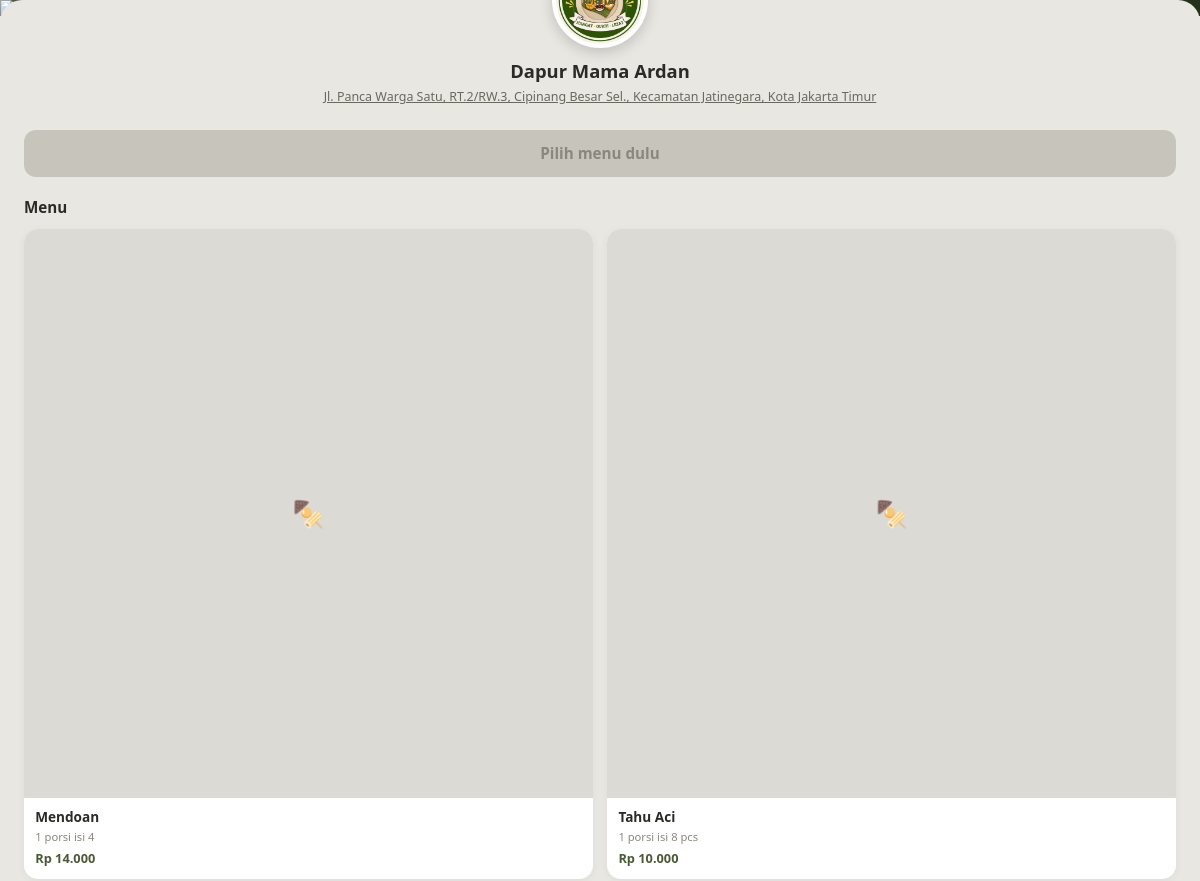
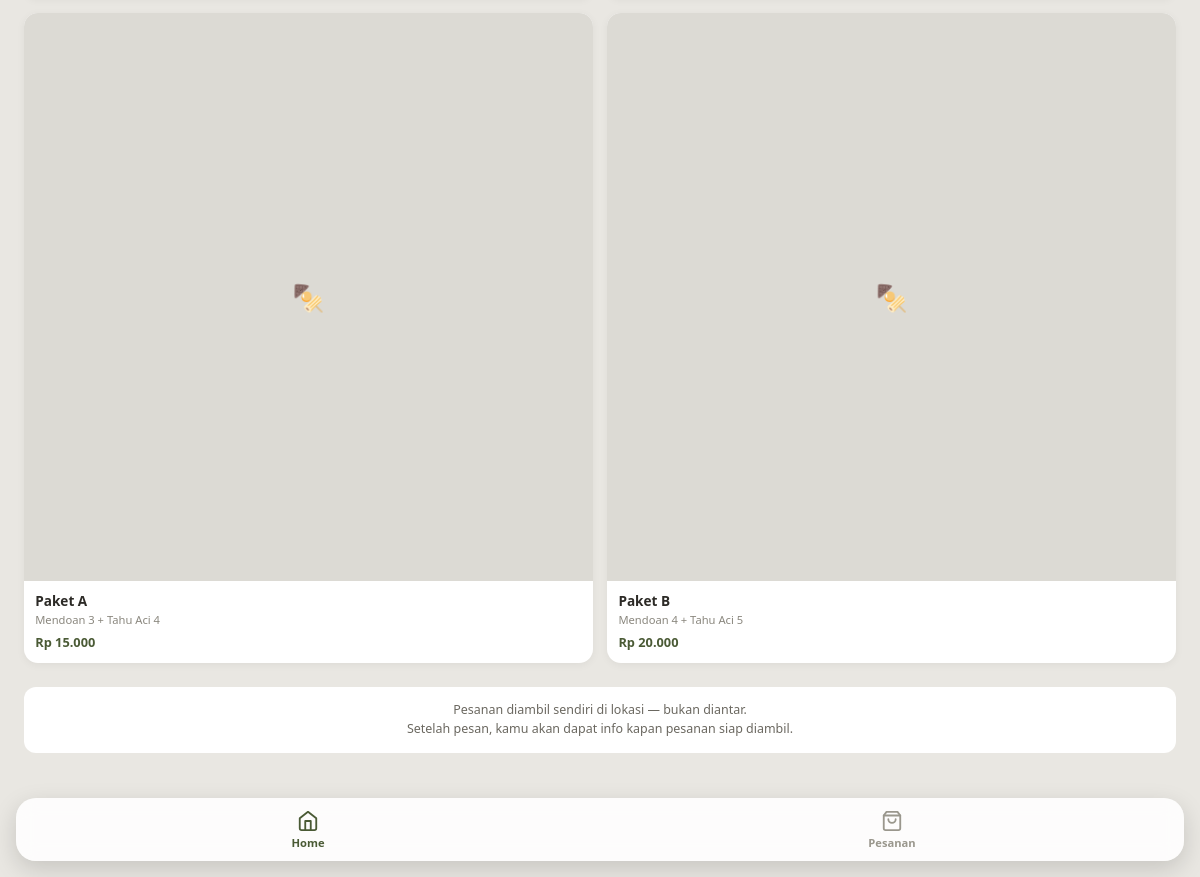
The app's page /user/index.php with its own data (2 pictures, top to bottom).
### tables this page shows
CREATE TABLE products (
    id INT AUTO_INCREMENT PRIMARY KEY,
    nama_produk VARCHAR(100) NOT NULL,
    deskripsi VARCHAR(255),
    harga INT NOT NULL,
    is_paket BOOLEAN DEFAULT FALSE,
    aktif BOOLEAN DEFAULT TRUE,       
    created_at TIMESTAMP DEFAULT CURRENT_TIMESTAMP
);

### user/index.php (the view, shortened to what this page needs)
<?php
require_once __DIR__ . '/../config/database.php';
$products = $koneksi->query('SELECT * FROM products WHERE aktif = 1 ORDER BY is_paket ASC, id ASC')
                     ->fetch_all(MYSQLI_ASSOC);
$namaUsaha = 'Dapur Mama Ardan';
$alamatUsaha = 'Jl. Panca Warga Satu, RT.2/RW.3, Cipinang Besar Sel., Kecamatan Jatinegara, Kota Jakarta Timur';
$linkMaps = 'https://maps.app.goo.gl/zbN4LM6BwwtwjgbW7';
?>
<!DOCTYPE html>
<html lang="id">
<head>
</head>
<body>
    <div class="hero">
    </div>
    <div class="content-sheet">
        <div class="logo-wrap">
            <div class="logo-circle">M&amp;TA</div>
        </div>
        <div class="business-info">
            <div class="business-name"><?= htmlspecialchars($namaUsaha) ?></div>
            <div class="business-address">
                <a href="<?= htmlspecialchars($linkMaps) ?>" target="_blank" style="color:inherit;text-decoration:underline;">
                    <?= htmlspecialchars($alamatUsaha) ?>
                </a>
            </div>
        </div>
        <div class="cta-wrap">
            <a href="checkout.php" id="btnPesan" class="btn-cta disabled">Pilih menu dulu</a>
        </div>
        <div class="menu-section">
            <div class="menu-heading">Menu</div>
            <div class="menu-grid">
                <?php foreach ($products as $p): ?>
                    <div class="menu-card" data-id="<?= $p['id'] ?>" data-harga="<?= $p['harga'] ?>">
                        <div class="menu-photo">
                            <?php if (!empty($p['foto'])): ?>
                                <img src="assets/img/<?= htmlspecialchars($p['foto']) ?>" alt="<?= htmlspecialchars($p['nama_produk']) ?>">
                            <?php else: ?>
                                🍢
                            <?php endif; ?>
                        </div>
                        <div class="menu-card-body">
                            <div class="menu-card-name"><?= htmlspecialchars($p['nama_produk']) ?></div>
                            <div class="menu-card-desc"><?= htmlspecialchars($p['deskripsi']) ?></div>
                            <div class="menu-card-price">Rp <?= number_format($p['harga'], 0, ',', '.') ?></div>
                        </div>
                    </div>
                <?php endforeach; ?>
            </div>
        </div>
        <div class="info-note">
            Pesanan diambil sendiri di lokasi &mdash; bukan diantar.<br>
            Setelah pesan, kamu akan dapat info kapan pesanan siap diambil.
        </div>
    </div>
    <nav class="bottom-nav">
        <a href="index.php" class="nav-item active">
            <svg width="22" height="22" viewBox="0 0 24 24" fill="none" stroke="currentColor" stroke-width="2" stroke-linecap="round" stroke-linejoin="round"><path d="M3 9l9-7 9 7v11a2 2 0 0 1-2 2H5a2 2 0 0 1-2-2z"/><polyline points="9 22 9 12 15 12 15 22"/></svg>
            Home
        </a>
        <a href="riwayat.php" class="nav-item">
            <svg width="22" height="22" viewBox="0 0 24 24" fill="none" stroke="currentColor" stroke-width="2" stroke-linecap="round" stroke-linejoin="round"><path d="M6 2L3 6v14a2 2 0 0 0 2 2h14a2 2 0 0 0 2-2V6l-3-4z"/><line x1="3" y1="6" x2="21" y2="6"/><path d="M16 10a4 4 0 0 1-8 0"/></svg>
            Pesanan
        </a>
    </nav>
</body>
</html>

### user/index.php (style rules this page uses)
* { box-sizing: border-box; margin: 0; padding: 0; }
body { font-family: system-ui, -apple-system, sans-serif; background: #e9e7e2; color: #2c2a26; padding-bottom: 100px; }
.hero { position: fixed; top: 0; left: 0; right: 0; z-index: 0; line-height: 0; background: linear-gradient(135deg, #4a5a35 0%, #2e3a20 55%, #24301a 100%); }
.content-sheet { position: relative; z-index: 1; background: #e9e7e2; border-radius: 22px 22px 0 0; margin-top: 220px; padding-top: 22px; }
.logo-wrap { position: relative; z-index: 2; display: flex; justify-content: center; margin-top: -70px; }
.logo-circle { width: 96px; height: 96px; border-radius: 50%; background: #fff url('assets/img/logo.png') center/cover no-repeat; border: 4px solid #fff; box-shadow: 0 4px 14px rgba(0,0,0,0.18); display: flex; align-items: center; justify-content: center; font-size: 0.65rem; font-weight: 700; color: #4a5a35; text-align: center; overflow: hidden; }
.business-info { text-align: center; padding: 0.6rem 1.5rem 1.5rem; }
.business-name { font-size: 1.15rem; font-weight: 700; }
.business-address { font-size: 0.78rem; color: #6b6860; margin-top: 0.35rem; line-height: 1.4; }
.cta-wrap { padding: 0 1.5rem 1.25rem; }
.btn-cta { display: block; text-align: center; background: #4a5a35; color: #fff; padding: 0.85rem; border-radius: 12px; text-decoration: none; font-weight: 700; font-size: 0.95rem; transition: background 0.15s ease; }
.btn-cta.disabled { background: #c7c4bb; color: #8a877e; pointer-events: none; }
.menu-section { padding: 0 1.5rem 1.5rem; }
.menu-heading { font-size: 0.95rem; font-weight: 700; margin-bottom: 0.75rem; }
.menu-grid { display: grid; grid-template-columns: 1fr 1fr; gap: 0.9rem; }
.menu-card { position: relative; background: #fff; border-radius: 14px; overflow: hidden; box-shadow: 0 2px 8px rgba(0,0,0,0.05); cursor: pointer; user-select: none; transition: transform 0.1s ease; }
.menu-photo { aspect-ratio: 1 / 1; background: #dcdad4; display: flex; align-items: center; justify-content: center; color: #a8a59c; font-size: 1.6rem; overflow: hidden; }
.menu-card-body { padding: 0.6rem 0.7rem 0.75rem; }
.menu-card-name { font-size: 0.85rem; font-weight: 700; }
.menu-card-desc { font-size: 0.7rem; color: #8a877e; margin: 0.15rem 0 0.35rem; }
.menu-card-price { font-size: 0.8rem; font-weight: 700; color: #4a5a35; }
.info-note { margin: 0 1.5rem 1.5rem; background: #fff; border-radius: 12px; padding: 0.9rem 1rem; font-size: 0.78rem; color: #6b6860; text-align: center; line-height: 1.5; }
.bottom-nav { position: fixed; bottom: 16px; left: 16px; right: 16px; z-index: 10; background: rgba(255, 255, 255, 0.88); backdrop-filter: blur(10px); -webkit-backdrop-filter: blur(10px); border-radius: 20px; box-shadow: 0 8px 24px rgba(0, 0, 0, 0.15); display: flex; }
.nav-item { flex: 1; text-align: center; padding: 0.7rem 0; text-decoration: none; color: #9a978d; font-size: 0.7rem; font-weight: 600; }
.nav-item svg { display: block; margin: 0 auto 0.2rem; }
.nav-item.active { color: #4a5a35; }

### records on screen
products: nama_produk "Mendoan", deskripsi "1 porsi isi 4", harga "14.000"
products: nama_produk "Tahu Aci", deskripsi "1 porsi isi 8 pcs", harga "10.000"
products: nama_produk "Paket A", deskripsi "Mendoan 3 + Tahu Aci 4", harga "15.000"
products: nama_produk "Paket B", deskripsi "Mendoan 4 + Tahu Aci 5", harga "20.000"

### other values on screen
$namaUsaha "Dapur Mama Ardan"
$alamatUsaha "Jl. Panca Warga Satu, RT.2/RW.3, Cipinang Besar Sel., Kecamatan Jatinegara, Kota Jakarta Timur"
